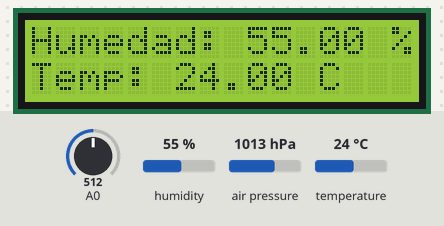
Simulated run of this sketch. Board: Arduino Mega 2560, built with avr-gcc and run on an emulated ATmega2560. On the bench: 16×2 character LCD. Inputs (shaded band) come from the test bench; at power-on: A0 = 512, humidity 55 %, air pressure 1013 hPa, temperature 24 °C. WiFi joins after 1.5 s; servers stay silent unless stated; uploads are accepted with an empty reply; what the sketch prints to the serial monitor is not drawn.

Above: at 3.7 s.
3.8 s: A0 set to 716
At 14.2 s:
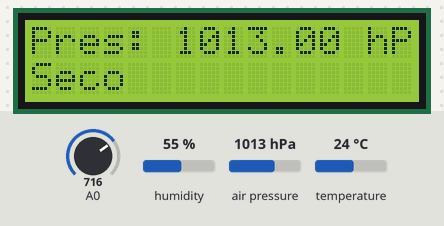
16.5 s: A0 set to 306
At 27.4 s:
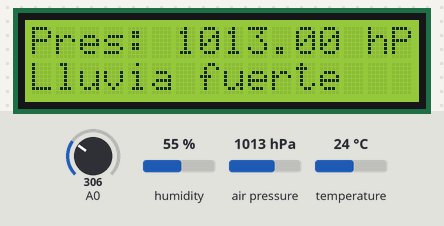
29.2 s: humidity set to 22 %
At 35.6 s:
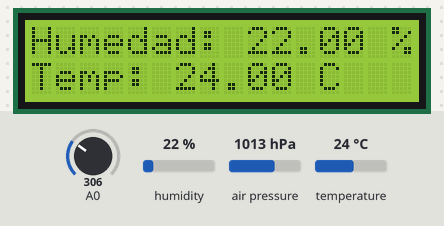
40.3 s: air pressure set to 952 hPa
At 45.9 s:
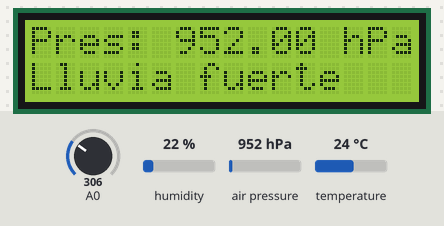
48.9 s: temperature set to 12 °C
At 55.2 s:
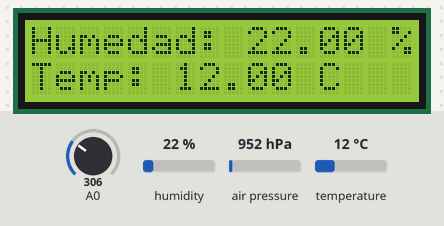
59.3 s: air pressure set to 975 hPa
At 65.6 s:
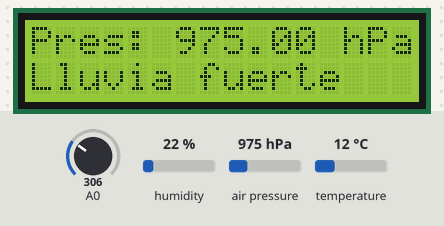
Timing chart, 0 to 67.1 s (numbered marks = the images above; inputs shaded):
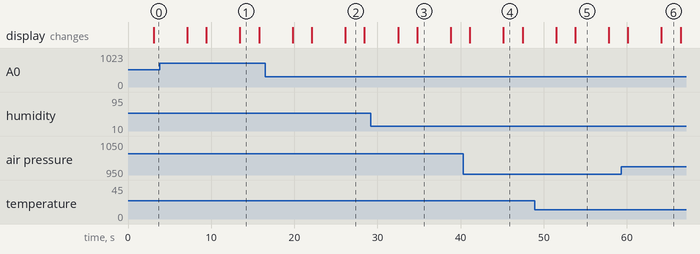

The sketch:

ProgramacionArduino.ino
```cpp
//-------------------------------------PROYECTO ESTACION METEOROLÓGICA-------------------------------------
//-----------------------------------Francisco Miguel Jiménez Fernández------------------------------------
//-----------------------------------------------01/06/2017------------------------------------------------

//--------------------------CARGAMOS LIBRERIAS Y ESTABLECEMOS CONSTANTES NECESARIAS-------------------------------
//Para el módulo DHT22
//Librerias necesarias
#include <DHT.h>
#define DHTTYPE DHT22   // DHT 22  (AM2302), AM2321

//Para el módulo ethernet
//Librerias necesarias
#include <Ethernet.h>
#include <SPI.h>

// Para la pantalla 16x2
//Librerias necesarias
#include <Wire.h>
#include <LiquidCrystal_I2C.h>
LiquidCrystal_I2C lcd(0x3F,16,2); //Direccion i2c de pantalla LCD

//Para el módulo BMP180
//Librerias necesarias
#include <Adafruit_BMP085.h>      //Cargamos la librería BMP085
Adafruit_BMP085 bmp;              //Iniciamos una instancia de la librería BMP085


//Conexión de módulo Ethernet
byte mac[] = {0xDE, 0xAD, 0xBE, 0xEF, 0xFF, 0xEE}; // Direccion MAC
byte ip[] = { 192,168,1,124 }; // Direccion IP del Arduino
byte server[] = { 192,168,1,123 }; // Direccion IP del servidor
EthernetClient client;

//Modulo DHT22
const int DHTPin = 31;     // Pin al que lo conectamos
DHT dht(DHTPin, DHTTYPE);

//Módulo gotas lluvia
//Mínimas y máximas lecturas del sensor
const int sensorMin = 0;
const int sensorMax = 1024;

//--------------------------INICIAMOS LOS DISTINTOS MÓDULOS--------------------------
void setup() {
 Serial.begin(9600); //Monitor Serie
 Serial.println("Proyecto Miguel");
 dht.begin();
 //Iniciamos el fondo retroiluminado
  lcd.backlight();
  //Iniciamos la pantalla
  lcd.init();
 Ethernet.begin(mac, ip); // Inicializamos el Ethernet Shield
 delay(1000);
 if (!bmp.begin()) {  //Si hay un error al iniciar la librería BPM180
  Serial.println("No se puede iniciar el sensor BMP085, compruebe las conexiones!"); //Mostramos un mensaje
  while (1) {} //Detenemos la ejecución
  }
}

//--------------------------BUCLE DE EJECUCIÓN--------------------------
void loop() {
 // Esperar 2 segundos entre medidas
 delay(2000);
 //Limpiamos la LCD
 lcd.clear();
 //Código de ubicacion, pertenece al Puerto de Santa María
 //LO CAMBIARE CON UN BUCLE FOR PARA QUE CADA VEZ ENVIE DATOS A UNA UBICACION DISTINTA
 int ubicacion = 1;
 //Metemos en p la presión desde BMP180
 float p = bmp.readPressure()/100;
 //Metemos en h la humedad desde DHT22
 float h = dht.readHumidity();
 //Metemos en t la temperatura desde DHT22
 float t = dht.readTemperature();
 //Metemos en r la variable de lluvia de A0 (Sensor de lluvia)
 int r = analogRead(A0);

//Mapear el rango del sensor de lluvia (cuatro opciones):
  int rango= map(r, sensorMin, sensorMax, 0, 3);

//-------------------------------------ERRORES-------------------------------------
 if (isnan(h) || isnan(t)) {
 Serial.println("Error al leer del sensor DHT");
 return;
 }
  if (isnan(p)) {
 Serial.println("Error al leer del sensor BMP180");
 return;
 }
  if (isnan(rango)) {
 Serial.println("Error al leer del sensor de lluvia");
 return;
 }

//-------------------------------------MOSTRAR DATOS POR SERIAL Y POR LCD-------------------------------------
//Las instrucciones Serial.print escriben por el monitor serie
//Las instrucciones lcd.print escriben en la pantalla LCD
 Serial.print("Humedad: ");
 Serial.print(h);
 lcd.print("Humedad: ");//Escribimos en la primera linea del LCD
 lcd.print(h);
 lcd.print(" %");
 lcd.setCursor(0,1); //Vamos a la linea de abajo del LCD
 Serial.println(" %\t");
 Serial.print("Temperatura: ");
 Serial.print(t);
 Serial.println(" *C ");
 lcd.print("Temp: ");//Escribimos en la segunda linea del LCD
 lcd.print(t);
 lcd.print(" C");
 delay(4000); // Esperamos antes de borrar
 lcd.clear(); //Limpiamos la pantalla LCD
 Serial.println("Presion: ");
 Serial.print(p);
 Serial.println(" hPa ");
 lcd.print("Pres: ");//Escribimos en la primera linea del LCD
 lcd.print(p);
 lcd.print(" hPa");
 lcd.setCursor(0,1); //Vamos a la linea de abajo del LCD
 // range value:
 switch (rango) {
 case 0:    // Sensor muy mojado
    Serial.println("Lluvia fuerte");
    lcd.print("Lluvia fuerte");
    break;
 case 1:    // Sensor mojándose
    Serial.println("Lluvia debil");
    lcd.print("Lluvia debil");
    break;
 case 2:    // Sensor seco.
    Serial.println("Seco");
    lcd.print("Seco");
    break;
  }

//-------------------------------------ENVÍO DE DATOS-------------------------------------
 Serial.println("Conectando...");
  if (client.connect(server, 80)>0) {  // Conexion con el servidor
    client.print("GET /EstacionMeteo/insertaMedidas.php?temperatura="); // Enviamos la temperatura por GET
    client.print(t);
    client.print("&humedad="); // Enviamos la humedad por GET
    client.print(h);
    client.print("&lluvia="); // Enviamos si llueve o no por GET
    switch (rango) {
      case 0:    // Sensor muy mojado
        client.print("Lluvia%20fuerte");
      break;
      case 1:    // Sensor mojándose
        client.print("Lluvia%20debil");
      break;
      case 2:    // Sensor seco.
        client.print("Seco");
      break;
    }
    client.print("&presion="); //Enviamos la presion por GET
    client.print(p);
    client.print("&ubicacion="); //Enviamos el idubicacion por GET (CAMBIANDO ESTE VALOR SIMULO LAS DISTINTAS UBICACIONES)
    //LO CAMBIARE CON UN BUCLE FOR PARA QUE CADA VEZ ENVIE DATOS A UNA UBICACION DISTINTA
    client.print(ubicacion);
    client.println(" HTTP/1.0");
    client.println("User-Agent: Arduino 1.0");
    client.println();
    Serial.println("Conectado");
  } else {
    Serial.println("Fallo en la conexion");
  }
  if (!client.connected()) {
    Serial.println("Desconectado!");
  }
  client.stop();
  client.flush();

}
```

Measured:
- after the input at 3.8 s, the display: first differs from a run without the input after 9.7 s (image 1)
- after the input at 16.5 s, the display: first differs from a run without the input after 9.6 s (image 2)
- after the input at 29.2 s, the display: first differs from a run without the input after 5.6 s (image 3)
- after the input at 40.3 s, the display: first differs from a run without the input after 4.8 s (image 4)
- after the input at 48.9 s, the display: first differs from a run without the input after 4.9 s (image 5)
- after the input at 59.3 s, the display: first differs from a run without the input after 4.9 s (image 6)
- what the display in image 1 shows lasts 2.3 s, from 13.5 s to 15.8 s
